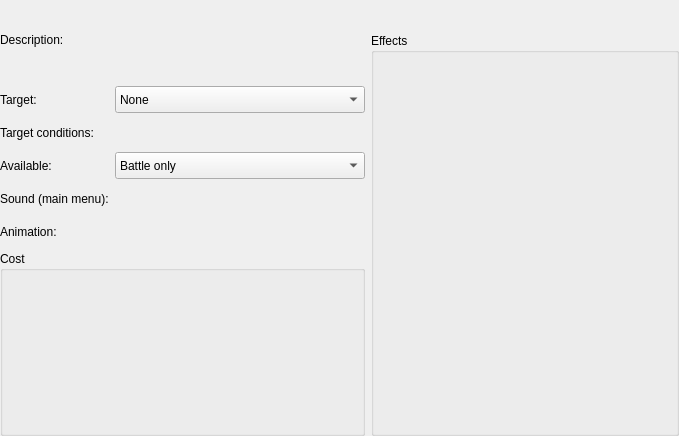
<?xml version="1.0" encoding="UTF-8"?>
<ui version="4.0">
 <class>PanelDatasSkill</class>
 <widget class="QWidget" name="PanelDatasSkill">
  <property name="geometry">
   <rect>
    <x>0</x>
    <y>0</y>
    <width>679</width>
    <height>436</height>
   </rect>
  </property>
  <property name="windowTitle">
   <string>Form</string>
  </property>
  <layout class="QGridLayout" name="gridLayout_2">
   <property name="leftMargin">
    <number>0</number>
   </property>
   <property name="topMargin">
    <number>0</number>
   </property>
   <property name="rightMargin">
    <number>0</number>
   </property>
   <property name="bottomMargin">
    <number>0</number>
   </property>
   <item row="0" column="0">
    <layout class="QVBoxLayout" name="verticalLayout">
     <item>
      <layout class="QHBoxLayout" name="horizontalLayout">
       <item>
        <spacer name="horizontalSpacer">
         <property name="orientation">
          <enum>Qt::Horizontal</enum>
         </property>
         <property name="sizeHint" stdset="0">
          <size>
           <width>378</width>
           <height>20</height>
          </size>
         </property>
        </spacer>
       </item>
       <item>
        <widget class="WidgetIcon" name="widgetIcon" native="true">
         <property name="minimumSize">
          <size>
           <width>250</width>
           <height>27</height>
          </size>
         </property>
         <property name="maximumSize">
          <size>
           <width>250</width>
           <height>27</height>
          </size>
         </property>
        </widget>
       </item>
      </layout>
     </item>
     <item>
      <layout class="QHBoxLayout" name="horizontalLayout_2" stretch="0,1">
       <item>
        <layout class="QGridLayout" name="gridLayout" rowstretch="0,0,0,0,0,0,0,1">
         <item row="0" column="0" colspan="2">
          <widget class="QLabel" name="label">
           <property name="text">
            <string>Description:</string>
           </property>
          </widget>
         </item>
         <item row="1" column="0" colspan="2">
          <widget class="WidgetTextLang" name="widgetTextLangDescription" native="true">
           <property name="minimumSize">
            <size>
             <width>0</width>
             <height>27</height>
            </size>
           </property>
           <property name="maximumSize">
            <size>
             <width>16777215</width>
             <height>27</height>
            </size>
           </property>
          </widget>
         </item>
         <item row="2" column="0">
          <widget class="QLabel" name="label_2">
           <property name="text">
            <string>Target:</string>
           </property>
          </widget>
         </item>
         <item row="2" column="1">
          <widget class="QComboBox" name="comboBoxTarget">
           <property name="minimumSize">
            <size>
             <width>250</width>
             <height>27</height>
            </size>
           </property>
           <property name="maximumSize">
            <size>
             <width>250</width>
             <height>27</height>
            </size>
           </property>
           <item>
            <property name="text">
             <string>None</string>
            </property>
           </item>
           <item>
            <property name="text">
             <string>The user</string>
            </property>
           </item>
           <item>
            <property name="text">
             <string>An enemy</string>
            </property>
           </item>
           <item>
            <property name="text">
             <string>An ally</string>
            </property>
           </item>
           <item>
            <property name="text">
             <string>All enemies</string>
            </property>
           </item>
           <item>
            <property name="text">
             <string>All allies</string>
            </property>
           </item>
          </widget>
         </item>
         <item row="3" column="0">
          <widget class="QLabel" name="label_3">
           <property name="text">
            <string>Target conditions:</string>
           </property>
          </widget>
         </item>
         <item row="3" column="1">
          <widget class="PanelPrimitiveValue" name="panelPrimitiveValueTargetConditions" native="true">
           <property name="minimumSize">
            <size>
             <width>250</width>
             <height>27</height>
            </size>
           </property>
           <property name="maximumSize">
            <size>
             <width>250</width>
             <height>27</height>
            </size>
           </property>
          </widget>
         </item>
         <item row="4" column="0">
          <widget class="QLabel" name="label_4">
           <property name="text">
            <string>Available:</string>
           </property>
          </widget>
         </item>
         <item row="4" column="1">
          <widget class="QComboBox" name="comboBoxAvailable">
           <property name="minimumSize">
            <size>
             <width>250</width>
             <height>27</height>
            </size>
           </property>
           <property name="maximumSize">
            <size>
             <width>250</width>
             <height>27</height>
            </size>
           </property>
           <item>
            <property name="text">
             <string>Battle only</string>
            </property>
           </item>
           <item>
            <property name="text">
             <string>Main menu only</string>
            </property>
           </item>
           <item>
            <property name="text">
             <string>Always</string>
            </property>
           </item>
           <item>
            <property name="text">
             <string>Never</string>
            </property>
           </item>
          </widget>
         </item>
         <item row="5" column="0">
          <widget class="QLabel" name="label_5">
           <property name="text">
            <string>Sound (main menu):</string>
           </property>
          </widget>
         </item>
         <item row="5" column="1">
          <widget class="WidgetSong" name="widgetSongSound" native="true">
           <property name="minimumSize">
            <size>
             <width>250</width>
             <height>27</height>
            </size>
           </property>
           <property name="maximumSize">
            <size>
             <width>250</width>
             <height>27</height>
            </size>
           </property>
          </widget>
         </item>
         <item row="6" column="0">
          <widget class="QLabel" name="label_6">
           <property name="text">
            <string>Animation:</string>
           </property>
          </widget>
         </item>
         <item row="6" column="1">
          <widget class="PanelPrimitiveValue" name="panelPrimitiveValueAnimation" native="true">
           <property name="minimumSize">
            <size>
             <width>250</width>
             <height>27</height>
            </size>
           </property>
           <property name="maximumSize">
            <size>
             <width>250</width>
             <height>27</height>
            </size>
           </property>
          </widget>
         </item>
         <item row="7" column="0" colspan="2">
          <widget class="QGroupBox" name="groupBox">
           <property name="title">
            <string>Cost</string>
           </property>
          </widget>
         </item>
        </layout>
       </item>
       <item>
        <widget class="QGroupBox" name="groupBox_2">
         <property name="title">
          <string>Effects</string>
         </property>
        </widget>
       </item>
      </layout>
     </item>
    </layout>
   </item>
  </layout>
 </widget>
 <customwidgets>
  <customwidget>
   <class>PanelPrimitiveValue</class>
   <extends>QWidget</extends>
   <header>panelprimitivevalue.h</header>
   <container>1</container>
  </customwidget>
  <customwidget>
   <class>WidgetTextLang</class>
   <extends>QWidget</extends>
   <header>widgettextlang.h</header>
   <container>1</container>
  </customwidget>
  <customwidget>
   <class>WidgetIcon</class>
   <extends>QWidget</extends>
   <header>widgeticon.h</header>
   <container>1</container>
  </customwidget>
  <customwidget>
   <class>WidgetSong</class>
   <extends>QWidget</extends>
   <header>widgetsong.h</header>
   <container>1</container>
  </customwidget>
 </customwidgets>
 <resources/>
 <connections/>
</ui>
